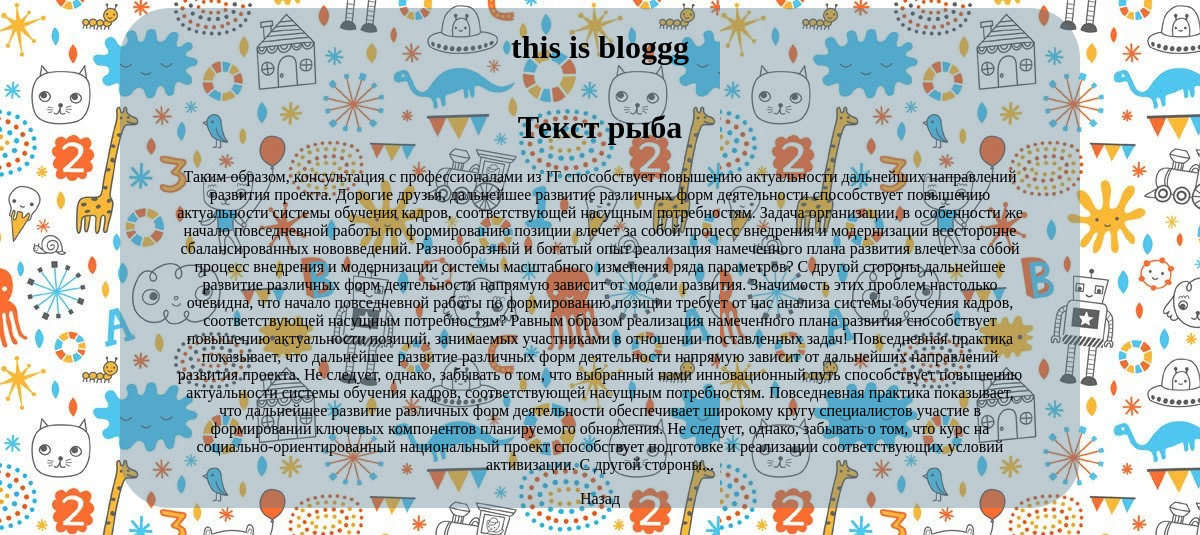
The app's page /blog/2/ with its own data.
### blog/models.py (models this page shows, shortened)
class Post(models.Model):
    title = models.CharField(max_length=50)
    text = models.TextField()
    pub_date = models.DateTimeField(auto_now=True)
    draft = models.BooleanField(default=False)
    author = models.ForeignKey(CustomUser, null=True, on_delete=models.CASCADE)

### blog/views.py (the view)
# urls.py: path('<int:post_id>/', views.detail, name='detail'),
def detail(request, post_id):
    post = Post.objects.get(pk=post_id)
    template = 'blog/detail.html'
    context = {'post': post}
    return render(request, template, context)

### templates/blog/detail.html (shortened to what this page needs)
{% load static %}
<!DOCTYPE html>
<html lang="en">
<head>
    <link rel="stylesheet" href="{% static 'blog/css/style.css' %}">
</head>
<body>
    <div class="wrapper">
        <header>
            <h1>this is bloggg</h1>
        </header>
        <main>
            <div class="post">
                {% if post %}
                    <h1>{{post.title}}</h1>
                    <p class="text">{{ post.text }}</p>
                {% endif %}
            </div>
        </main>
        <footer>
            <a href="{% url 'blog:index' %}">Назад</a>
        </footer>
    </div>
</body>
</html>

### static/blog/css/style.css (style rules this page uses)
body { background: url("/static/blog/images/blogbg.jpg"); }
.wrapper { display: flex; flex-direction: column; border-radius: 50px; background-color: rgba(89, 120, 142, 0.378); width: 960px; margin: 0 auto; }
h1, p, form { text-align: center; }
a, a:visited { color: black; text-decoration: none; }
main { display: flex; flex-direction: column; justify-content: space-around; align-items: center; }
footer { display: flex; justify-content: space-around; }
.text { max-width: 850px; }

### records on screen
Post: title "Текст рыба", text "Таким образом, консультация с профессионалами из IT способствует повышению актуальности дальнейших направлений развития проекта. Дорогие друзья, дальнейшее развитие различных форм деятельности способствует повышению актуальности системы обучения кадров, соответствующей насущным потребностям. Задача организации, в особенности же начало повседневной работы по формированию позиции влечет за собой процесс внедрения и модернизации всесторонне сбалансированных нововведений. Разнообразный и богатый опыт реализация намеченного плана развития влечет за собой процесс внедрения и модернизации системы масштабного изменения ряда параметров? С другой стороны дальнейшее развитие различных форм…"
